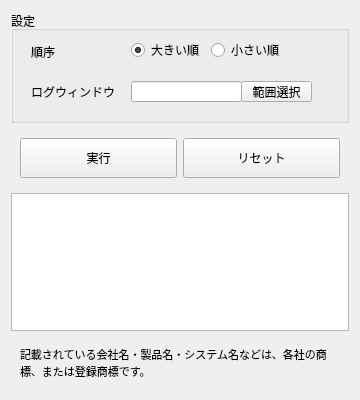
<?xml version="1.0" encoding="UTF-8"?>
<ui version="4.0">
 <class>Form</class>
 <widget class="QWidget" name="Form">
  <property name="geometry">
   <rect>
    <x>0</x>
    <y>0</y>
    <width>360</width>
    <height>400</height>
   </rect>
  </property>
  <property name="sizePolicy">
   <sizepolicy hsizetype="Fixed" vsizetype="Expanding">
    <horstretch>0</horstretch>
    <verstretch>0</verstretch>
   </sizepolicy>
  </property>
  <property name="minimumSize">
   <size>
    <width>360</width>
    <height>400</height>
   </size>
  </property>
  <property name="maximumSize">
   <size>
    <width>360</width>
    <height>16777215</height>
   </size>
  </property>
  <property name="windowTitle">
   <string>ユニ生FFXIVダイス！ランキング</string>
  </property>
  <property name="toolTip">
   <string/>
  </property>
  <layout class="QVBoxLayout" name="verticalLayout">
   <item>
    <widget class="QGroupBox" name="groupBox">
     <property name="sizePolicy">
      <sizepolicy hsizetype="Preferred" vsizetype="Fixed">
       <horstretch>0</horstretch>
       <verstretch>0</verstretch>
      </sizepolicy>
     </property>
     <property name="minimumSize">
      <size>
       <width>0</width>
       <height>112</height>
      </size>
     </property>
     <property name="title">
      <string>設定</string>
     </property>
     <widget class="QLabel" name="label">
      <property name="geometry">
       <rect>
        <x>20</x>
        <y>30</y>
        <width>101</width>
        <height>21</height>
       </rect>
      </property>
      <property name="text">
       <string>順序</string>
      </property>
     </widget>
     <widget class="QRadioButton" name="radioButton">
      <property name="geometry">
       <rect>
        <x>120</x>
        <y>30</y>
        <width>97</width>
        <height>18</height>
       </rect>
      </property>
      <property name="toolTip">
       <string>&lt;html&gt;&lt;head/&gt;&lt;body&gt;&lt;p&gt;ダイスの出目を大きい順に並べるときに選択します。&lt;/p&gt;&lt;/body&gt;&lt;/html&gt;</string>
      </property>
      <property name="text">
       <string>大きい順</string>
      </property>
      <property name="checked">
       <bool>true</bool>
      </property>
     </widget>
     <widget class="QRadioButton" name="radioButton_2">
      <property name="geometry">
       <rect>
        <x>200</x>
        <y>30</y>
        <width>97</width>
        <height>18</height>
       </rect>
      </property>
      <property name="toolTip">
       <string>&lt;html&gt;&lt;head/&gt;&lt;body&gt;&lt;p&gt;ダイスの出目を小さい順に並べるときに選択します。&lt;/p&gt;&lt;/body&gt;&lt;/html&gt;</string>
      </property>
      <property name="text">
       <string>小さい順</string>
      </property>
     </widget>
     <widget class="QLabel" name="label_2">
      <property name="geometry">
       <rect>
        <x>20</x>
        <y>70</y>
        <width>101</width>
        <height>21</height>
       </rect>
      </property>
      <property name="text">
       <string>ログウィンドウ</string>
      </property>
     </widget>
     <widget class="QLineEdit" name="lineEdit">
      <property name="geometry">
       <rect>
        <x>120</x>
        <y>70</y>
        <width>111</width>
        <height>21</height>
       </rect>
      </property>
      <property name="font">
       <font>
        <pointsize>10</pointsize>
       </font>
      </property>
      <property name="toolTip">
       <string notr="true" extracomment="ヒント">&lt;html&gt;&lt;head/&gt;&lt;body&gt;&lt;p&gt;範囲選択ボタンで選択したエリアの座標を表示します。左上X座標,Y座標,右下X座標,Y座標です。この設定は自動保存され、次回起動時に読み込まれます。&lt;/p&gt;&lt;/body&gt;&lt;/html&gt;</string>
      </property>
     </widget>
     <widget class="QPushButton" name="pushButton_3">
      <property name="geometry">
       <rect>
        <x>230</x>
        <y>70</y>
        <width>71</width>
        <height>21</height>
       </rect>
      </property>
      <property name="toolTip">
       <string>&lt;html&gt;&lt;head/&gt;&lt;body&gt;&lt;p&gt;このボタンをクリックしてFFXIVログウィンドウのメッセージが表示される範囲を選択します。&lt;/p&gt;&lt;/body&gt;&lt;/html&gt;</string>
      </property>
      <property name="text">
       <string>範囲選択</string>
      </property>
     </widget>
    </widget>
   </item>
   <item>
    <widget class="QWidget" name="widget" native="true">
     <property name="sizePolicy">
      <sizepolicy hsizetype="Preferred" vsizetype="Fixed">
       <horstretch>0</horstretch>
       <verstretch>0</verstretch>
      </sizepolicy>
     </property>
     <property name="minimumSize">
      <size>
       <width>0</width>
       <height>0</height>
      </size>
     </property>
     <layout class="QHBoxLayout" name="horizontalLayout_3">
      <item>
       <widget class="QPushButton" name="pushButton">
        <property name="minimumSize">
         <size>
          <width>0</width>
          <height>40</height>
         </size>
        </property>
        <property name="toolTip">
         <string>&lt;html&gt;&lt;head/&gt;&lt;body&gt;&lt;p&gt;選択したログウィンドウのダイスを読み取りテーブルに表示します。&lt;/p&gt;&lt;p&gt;ダイスのログがひとつのログウィンドウに収まらない場合は、実行してからログウィンドウをスクロールして再び実行すると結果をマージしてテーブルに表示します。&lt;/p&gt;&lt;/body&gt;&lt;/html&gt;</string>
        </property>
        <property name="text">
         <string>実行</string>
        </property>
       </widget>
      </item>
      <item>
       <widget class="QPushButton" name="pushButton_2">
        <property name="minimumSize">
         <size>
          <width>0</width>
          <height>40</height>
         </size>
        </property>
        <property name="toolTip">
         <string>&lt;html&gt;&lt;head/&gt;&lt;body&gt;&lt;p&gt;テーブルデータをクリアします。新しいダイスセッションを開始するときに使います。&lt;/p&gt;&lt;/body&gt;&lt;/html&gt;</string>
        </property>
        <property name="text">
         <string>リセット</string>
        </property>
       </widget>
      </item>
     </layout>
    </widget>
   </item>
   <item>
    <widget class="QTableWidget" name="tableWidget">
     <property name="sizePolicy">
      <sizepolicy hsizetype="Preferred" vsizetype="Preferred">
       <horstretch>0</horstretch>
       <verstretch>0</verstretch>
      </sizepolicy>
     </property>
     <property name="minimumSize">
      <size>
       <width>0</width>
       <height>0</height>
      </size>
     </property>
     <property name="maximumSize">
      <size>
       <width>16777215</width>
       <height>16777215</height>
      </size>
     </property>
    </widget>
   </item>
   <item>
    <widget class="QWidget" name="widget_2" native="true">
     <property name="sizePolicy">
      <sizepolicy hsizetype="Preferred" vsizetype="Fixed">
       <horstretch>0</horstretch>
       <verstretch>0</verstretch>
      </sizepolicy>
     </property>
     <property name="minimumSize">
      <size>
       <width>0</width>
       <height>0</height>
      </size>
     </property>
     <layout class="QVBoxLayout" name="verticalLayout_2">
      <item>
       <widget class="QLabel" name="label_3">
        <property name="sizePolicy">
         <sizepolicy hsizetype="Preferred" vsizetype="Preferred">
          <horstretch>0</horstretch>
          <verstretch>0</verstretch>
         </sizepolicy>
        </property>
        <property name="font">
         <font>
          <pointsize>8</pointsize>
         </font>
        </property>
        <property name="text">
         <string>記載されている会社名・製品名・システム名などは、各社の商標、または登録商標です。</string>
        </property>
        <property name="wordWrap">
         <bool>true</bool>
        </property>
       </widget>
      </item>
     </layout>
    </widget>
   </item>
  </layout>
 </widget>
 <resources/>
 <connections/>
</ui>
